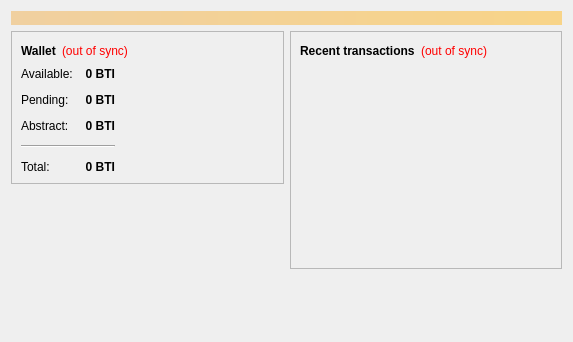
<?xml version="1.0" encoding="UTF-8"?>
<ui version="4.0">
 <class>OverviewPage</class>
 <widget class="QWidget" name="OverviewPage">
  <property name="geometry">
   <rect>
    <x>0</x>
    <y>0</y>
    <width>573</width>
    <height>342</height>
   </rect>
  </property>
  <property name="windowTitle">
   <string>Form</string>
  </property>
  <layout class="QVBoxLayout" name="topLayout">
   <item>
    <widget class="QLabel" name="labelAlerts">
     <property name="visible">
      <bool>false</bool>
     </property>
     <property name="styleSheet">
      <string notr="true">background-color: qlineargradient(x1: 0, y1: 0, x2: 1, y2: 0, stop:0 #F0D0A0, stop:1 #F8D488); color:#000000;</string>
     </property>
     <property name="wordWrap">
      <bool>true</bool>
     </property>
     <property name="margin">
      <number>3</number>
     </property>
    </widget>
   </item>
   <item>
    <layout class="QHBoxLayout" name="horizontalLayout" stretch="1,1">
     <item>
      <layout class="QVBoxLayout" name="verticalLayout_2">
       <item>
        <widget class="QFrame" name="frame">
         <property name="frameShape">
          <enum>QFrame::StyledPanel</enum>
         </property>
         <property name="frameShadow">
          <enum>QFrame::Raised</enum>
         </property>
         <layout class="QVBoxLayout" name="verticalLayout_4">
          <item>
           <layout class="QHBoxLayout" name="horizontalLayout_4">
            <item>
             <widget class="QLabel" name="label_5">
              <property name="font">
               <font>
                <weight>75</weight>
                <bold>true</bold>
               </font>
              </property>
              <property name="text">
               <string>Wallet</string>
              </property>
             </widget>
            </item>
            <item>
             <widget class="QLabel" name="labelWalletStatus">
              <property name="toolTip">
               <string>The displayed information may be out of date. Your wallet automatically synchronizes with the Bitcoin network after a connection is established, but this process has not completed yet.</string>
              </property>
              <property name="styleSheet">
               <string notr="true">QLabel { color: red; }</string>
              </property>
              <property name="text">
               <string notr="true">(out of sync)</string>
              </property>
              <property name="alignment">
               <set>Qt::AlignLeading|Qt::AlignLeft|Qt::AlignVCenter</set>
              </property>
             </widget>
            </item>
            <item>
             <spacer name="horizontalSpacer_2">
              <property name="orientation">
               <enum>Qt::Horizontal</enum>
              </property>
              <property name="sizeHint" stdset="0">
               <size>
                <width>40</width>
                <height>20</height>
               </size>
              </property>
             </spacer>
            </item>
           </layout>
          </item>
          <item>
          <layout class="QHBoxLayout" name="horizontalLayout_3">
           <item>
           <layout class="QFormLayout" name="formLayout_2">
            <property name="fieldGrowthPolicy">
             <enum>QFormLayout::AllNonFixedFieldsGrow</enum>
            </property>
            <property name="horizontalSpacing">
             <number>12</number>
            </property>
            <property name="verticalSpacing">
             <number>12</number>
            </property>
            <item row="0" column="0">
             <widget class="QLabel" name="label">
              <property name="text">
               <string>Available:</string>
              </property>
             </widget>
            </item>
            <item row="0" column="1">
             <widget class="QLabel" name="labelBalance">
              <property name="font">
               <font>
                <weight>75</weight>
                <bold>true</bold>
               </font>
              </property>
              <property name="cursor">
               <cursorShape>IBeamCursor</cursorShape>
              </property>
              <property name="toolTip">
               <string>Your current spendable balance</string>
              </property>
              <property name="text">
               <string notr="true">0 BTI</string>
              </property>
              <property name="alignment">
               <set>Qt::AlignRight|Qt::AlignTrailing|Qt::AlignVCenter</set>
              </property>
              <property name="textInteractionFlags">
               <set>Qt::LinksAccessibleByMouse|Qt::TextSelectableByKeyboard|Qt::TextSelectableByMouse</set>
              </property>
             </widget>
            </item>
            <item row="1" column="0">
             <widget class="QLabel" name="label_3">
              <property name="text">
               <string>Pending:</string>
              </property>
             </widget>
            </item>
            <item row="1" column="1">
             <widget class="QLabel" name="labelUnconfirmed">
              <property name="font">
               <font>
                <weight>75</weight>
                <bold>true</bold>
               </font>
              </property>
              <property name="cursor">
               <cursorShape>IBeamCursor</cursorShape>
              </property>
              <property name="toolTip">
               <string>Total of transactions that have yet to be confirmed, and do not yet count toward the spendable balance</string>
              </property>
              <property name="text">
               <string notr="true">0 BTI</string>
              </property>
              <property name="alignment">
               <set>Qt::AlignRight|Qt::AlignTrailing|Qt::AlignVCenter</set>
              </property>
              <property name="textInteractionFlags">
               <set>Qt::LinksAccessibleByMouse|Qt::TextSelectableByKeyboard|Qt::TextSelectableByMouse</set>
              </property>
             </widget>
            </item>
            <item row="2" column="0">
             <widget class="QLabel" name="labelImmatureText">
              <property name="text">
               <string>Abstract:</string>
              </property>
             </widget>
            </item>
            <item row="2" column="1">
             <widget class="QLabel" name="labelImmature">
              <property name="font">
               <font>
                <weight>75</weight>
                <bold>true</bold>
               </font>
              </property>
              <property name="toolTip">
               <string>Mined balance that s stll abstract</string>
              </property>
              <property name="text">
               <string notr="true">0 BTI</string>
              </property>
              <property name="alignment">
               <set>Qt::AlignRight|Qt::AlignTrailing|Qt::AlignVCenter</set>
              </property>
              <property name="textInteractionFlags">
               <set>Qt::LinksAccessibleByMouse|Qt::TextSelectableByKeyboard|Qt::TextSelectableByMouse</set>
              </property>
             </widget>
            </item>
            <item row="4" column="0">
             <widget class="QLabel" name="labelTotalText">
              <property name="text">
               <string>Total:</string>
              </property>
             </widget>
            </item>
            <item row="4" column="1">
             <widget class="QLabel" name="labelTotal">
              <property name="font">
               <font>
                <weight>75</weight>
                <bold>true</bold>
               </font>
              </property>
              <property name="cursor">
               <cursorShape>IBeamCursor</cursorShape>
              </property>
              <property name="toolTip">
               <string>Your current total balance</string>
              </property>
              <property name="text">
               <string notr="true">0 BTI</string>
              </property>
              <property name="alignment">
               <set>Qt::AlignRight|Qt::AlignTrailing|Qt::AlignVCenter</set>
              </property>
              <property name="textInteractionFlags">
               <set>Qt::LinksAccessibleByMouse|Qt::TextSelectableByKeyboard|Qt::TextSelectableByMouse</set>
              </property>
             </widget>
            </item>
            <item row="3" column="0" colspan="2">
             <widget class="Line" name="line">
              <property name="orientation">
               <enum>Qt::Horizontal</enum>
              </property>
             </widget>
            </item>
           </layout>
          </item>
            <item>
             <spacer name="horizontalSpacer_3">
              <property name="orientation">
               <enum>Qt::Horizontal</enum>
              </property>
              <property name="sizeHint" stdset="0">
               <size>
                <width>40</width>
                <height>20</height>
               </size>
              </property>
             </spacer>
            </item>
           </layout>
          </item>
         </layout>
        </widget>
       </item>
       <item>
        <spacer name="verticalSpacer">
         <property name="orientation">
          <enum>Qt::Vertical</enum>
         </property>
         <property name="sizeHint" stdset="0">
          <size>
           <width>20</width>
           <height>40</height>
          </size>
         </property>
        </spacer>
       </item>
      </layout>
     </item>
     <item>
      <layout class="QVBoxLayout" name="verticalLayout_3">
       <item>
        <widget class="QFrame" name="frame_2">
         <property name="frameShape">
          <enum>QFrame::StyledPanel</enum>
         </property>
         <property name="frameShadow">
          <enum>QFrame::Raised</enum>
         </property>
         <layout class="QVBoxLayout" name="verticalLayout">
          <item>
           <layout class="QHBoxLayout" name="horizontalLayout_2">
            <item>
             <widget class="QLabel" name="label_4">
              <property name="text">
               <string>&lt;b&gt;Recent transactions&lt;/b&gt;</string>
              </property>
             </widget>
            </item>
            <item>
             <widget class="QLabel" name="labelTransactionsStatus">
              <property name="toolTip">
               <string>The displayed information may be out of date. Your wallet automatically synchronizes with the Bitcoin network after a connection is established, but this process has not completed yet.</string>
              </property>
              <property name="styleSheet">
               <string notr="true">QLabel { color: red; }</string>
              </property>
              <property name="text">
               <string notr="true">(out of sync)</string>
              </property>
              <property name="alignment">
               <set>Qt::AlignRight|Qt::AlignTrailing|Qt::AlignVCenter</set>
              </property>
             </widget>
            </item>
            <item>
             <spacer name="horizontalSpacer">
              <property name="orientation">
               <enum>Qt::Horizontal</enum>
              </property>
              <property name="sizeHint" stdset="0">
               <size>
                <width>40</width>
                <height>20</height>
               </size>
              </property>
             </spacer>
            </item>
           </layout>
          </item>
          <item>
           <widget class="QListView" name="listTransactions">
            <property name="styleSheet">
             <string notr="true">QListView { background: transparent; }</string>
            </property>
            <property name="frameShape">
             <enum>QFrame::NoFrame</enum>
            </property>
            <property name="verticalScrollBarPolicy">
             <enum>Qt::ScrollBarAlwaysOff</enum>
            </property>
            <property name="horizontalScrollBarPolicy">
             <enum>Qt::ScrollBarAlwaysOff</enum>
            </property>
            <property name="selectionMode">
             <enum>QAbstractItemView::NoSelection</enum>
            </property>
           </widget>
          </item>
         </layout>
        </widget>
       </item>
       <item>
        <spacer name="verticalSpacer_2">
         <property name="orientation">
          <enum>Qt::Vertical</enum>
         </property>
         <property name="sizeHint" stdset="0">
          <size>
           <width>20</width>
           <height>40</height>
          </size>
         </property>
        </spacer>
       </item>
      </layout>
     </item>
    </layout>
   </item>
  </layout>
 </widget>
 <resources/>
 <connections/>
</ui>
